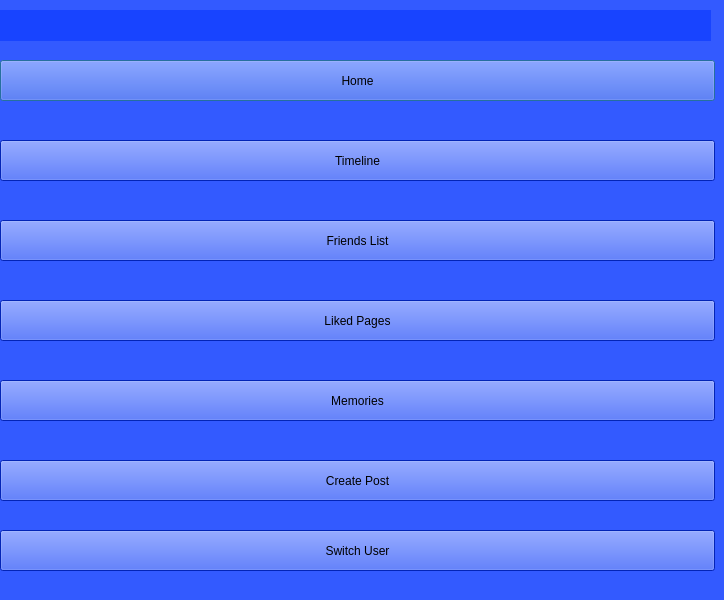
<?xml version="1.0" encoding="UTF-8"?>
<ui version="4.0">
 <class>menu</class>
 <widget class="QDialog" name="menu">
  <property name="geometry">
   <rect>
    <x>0</x>
    <y>0</y>
    <width>724</width>
    <height>600</height>
   </rect>
  </property>
  <property name="windowTitle">
   <string>Dialog</string>
  </property>
  <property name="styleSheet">
   <string notr="true">
background-color: rgba(4, 51, 255, 144);
font: 87 24pt &quot;Arial Black&quot;;</string>
  </property>
  <widget class="QLabel" name="greet">
   <property name="geometry">
    <rect>
     <x>0</x>
     <y>10</y>
     <width>711</width>
     <height>31</height>
    </rect>
   </property>
   <property name="font">
    <font>
     <family>Arial Black</family>
     <pointsize>24</pointsize>
     <weight>10</weight>
     <italic>false</italic>
     <bold>false</bold>
    </font>
   </property>
   <property name="styleSheet">
    <string notr="true">
</string>
   </property>
   <property name="text">
    <string/>
   </property>
  </widget>
  <widget class="QPushButton" name="viewHome">
   <property name="geometry">
    <rect>
     <x>0</x>
     <y>60</y>
     <width>715</width>
     <height>41</height>
    </rect>
   </property>
   <property name="styleSheet">
    <string notr="true">background-color: rgb(4, 51, 255);</string>
   </property>
   <property name="text">
    <string>Home</string>
   </property>
  </widget>
  <widget class="QPushButton" name="viewTimeline">
   <property name="geometry">
    <rect>
     <x>0</x>
     <y>140</y>
     <width>715</width>
     <height>41</height>
    </rect>
   </property>
   <property name="styleSheet">
    <string notr="true">background-color: rgb(4, 51, 255);</string>
   </property>
   <property name="text">
    <string>Timeline</string>
   </property>
  </widget>
  <widget class="QPushButton" name="viewFriendsList">
   <property name="geometry">
    <rect>
     <x>0</x>
     <y>220</y>
     <width>715</width>
     <height>41</height>
    </rect>
   </property>
   <property name="styleSheet">
    <string notr="true">background-color: rgb(4, 51, 255);</string>
   </property>
   <property name="text">
    <string>Friends List</string>
   </property>
  </widget>
  <widget class="QPushButton" name="viewLikedPages">
   <property name="geometry">
    <rect>
     <x>0</x>
     <y>300</y>
     <width>715</width>
     <height>41</height>
    </rect>
   </property>
   <property name="styleSheet">
    <string notr="true">background-color: rgb(4, 51, 255);</string>
   </property>
   <property name="text">
    <string>Liked Pages</string>
   </property>
  </widget>
  <widget class="QPushButton" name="memories">
   <property name="geometry">
    <rect>
     <x>0</x>
     <y>380</y>
     <width>715</width>
     <height>41</height>
    </rect>
   </property>
   <property name="styleSheet">
    <string notr="true">background-color: rgb(4, 51, 255);</string>
   </property>
   <property name="text">
    <string>Memories</string>
   </property>
  </widget>
  <widget class="QPushButton" name="createPost">
   <property name="geometry">
    <rect>
     <x>0</x>
     <y>460</y>
     <width>715</width>
     <height>41</height>
    </rect>
   </property>
   <property name="styleSheet">
    <string notr="true">background-color: rgb(4, 51, 255);</string>
   </property>
   <property name="text">
    <string>Create Post</string>
   </property>
  </widget>
  <widget class="QPushButton" name="switchUser">
   <property name="geometry">
    <rect>
     <x>0</x>
     <y>530</y>
     <width>715</width>
     <height>41</height>
    </rect>
   </property>
   <property name="styleSheet">
    <string notr="true">background-color: rgb(4, 51, 255);</string>
   </property>
   <property name="text">
    <string>Switch User</string>
   </property>
  </widget>
 </widget>
 <resources/>
 <connections/>
</ui>
